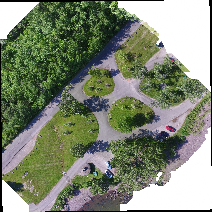
#> input picture Reconstruction layer/app/fixtures/orthophoto.tif, 212 x 212 px
$ python -i selection.py   (imports and definitions only)   (older library calls are emulated)
#> lines starting #> are read from the running program, lines starting #| are printed output that depends on the picture
"""Transparent, deterministic classical R1/R2 frame-selection experiment."""
from __future__ import annotations
import hashlib, json, shutil, time, csv, math
from pathlib import Path

SCHEMA_VERSION="phase6.selection.v1"
class SelectionError(RuntimeError): pass

def _sha(p): return hashlib.sha256(Path(p).read_bytes()).hexdigest()

ADAPTIVE_DEFAULTS = {
    "target_fps": 2.0, "min_feature_displacement": 12.0,
    "min_new_feature_ratio": 0.20, "min_useful_matches": 80,
    "min_features": 150, "max_gap_seconds": 2.0,
    "min_blur": 10.0, "max_clipped_ratio": 0.15,
    "proxy_width": 960,
}

# [64 lines left out: functions _adaptive_metrics, adaptive_select_frames, not called in this run]

def _diagnostic(path, previous=None, use_features=True):
#> called with use_features = True
    try:
        import cv2, numpy as np
        image=cv2.imread(str(path),cv2.IMREAD_GRAYSCALE)
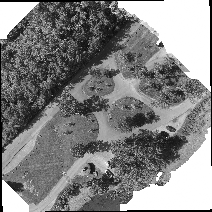
#> image: shape (212, 212); min 0, max 255, mean 131.5
        if image is None: raise ValueError('image decode failed')
        proxy=cv2.resize(image,(320,180),interpolation=cv2.INTER_AREA)
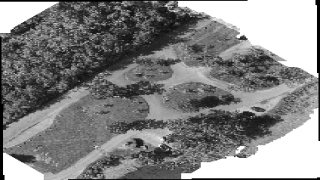
#> proxy: shape (180, 320); min 0, max 255, mean 131.4
        blur=float(cv2.Laplacian(proxy,cv2.CV_64F).var())
#> blur = 4060.6
        difference=None if previous is None else float(np.mean(np.abs(proxy.astype(np.float32)-previous.astype(np.float32))))
#> difference = None
        features=0; matches=None
        if use_features:
            orb=cv2.ORB_create(nfeatures=500); kp,des=orb.detectAndCompute(proxy,None); features=len(kp)
#> after `kp, des = orb.detectAndCompute(proxy, None)`: kp = 412 keypoints; strongest (x, y, size): (243, 36, 31), (245, 38, 31), (240, 38, 31), (237, 35, 31)
#> after `features = len(kp)`: features = 412
            if previous is not None:
                pk,pd=orb.detectAndCompute(previous,None)
                if des is not None and pd is not None:
                    ms=cv2.BFMatcher(cv2.NORM_HAMMING,crossCheck=True).match(des,pd); matches=len(ms)
        return {"blur_laplacian_variance":blur,"proxy_mean_absolute_difference":difference,"feature_count":features,"local_match_count":matches,"diagnostics_status":"measured","proxy_dimensions":[320,180]},proxy
    except Exception as e:
        return {"blur_laplacian_variance":None,"proxy_mean_absolute_difference":None,"feature_count":None,"local_match_count":None,"diagnostics_status":"uncertain","warning":str(e)},None

# [30 lines left out: function select_frames, not called in this run]

>>> result = _diagnostic('../Reconstruction layer/app/fixtures/orthophoto.tif')

$ run again, on Reconstruction layer/app/fixtures/tiny_drone_image_multispec.tif
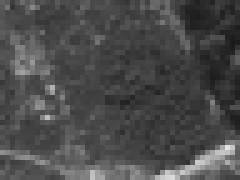
#> input picture Reconstruction layer/app/fixtures/tiny_drone_image_multispec.tif, 48 x 36 px (shown 5 times larger)
#> in _diagnostic, image is the input picture: shape (36, 48); min 27, max 226, mean 75.1
#> in _diagnostic, `proxy=cv2.resize(image,(320,180),interpolation=cv2.INTER_AREA)`:
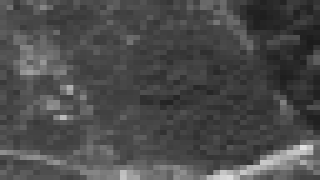
#> proxy: shape (180, 320); min 27, max 226, mean 75.1
#> blur = 198.1
#> difference = None
#> kp = 60 keypoints; strongest (x, y, size): (71, 86, 44.6), (71, 87, 64.3), (72, 85, 37.2), (71, 92, 53.6)
#> features = 60

$ run again, on Reconstruction layer/app/fixtures/tiny_drone_image.jpg
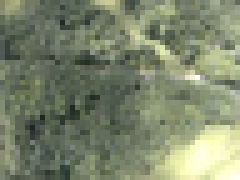
#> input picture Reconstruction layer/app/fixtures/tiny_drone_image.jpg, 48 x 36 px (shown 5 times larger)
#> in _diagnostic, `image=cv2.imread(str(path),cv2.IMREAD_GRAYSCALE)`:
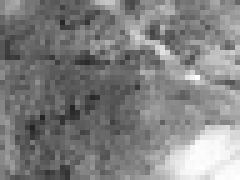
#> image: shape (36, 48) (shown 5 times larger); min 35, max 255, mean 128.4
#> in _diagnostic, `proxy=cv2.resize(image,(320,180),interpolation=cv2.INTER_AREA)`:
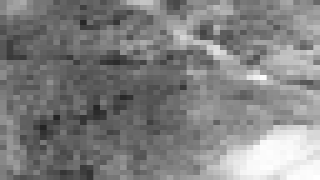
#> proxy: shape (180, 320); min 35, max 255, mean 128.4
#> blur = 271.9
#> difference = None
#> kp = 244 keypoints; strongest (x, y, size): (218, 46, 37.2), (221, 48, 37.2), (265, 76, 37.2), (217, 46, 44.6)
#> features = 244

$ run again, on Reconstruction layer/app/fixtures/tiny_drone_image_2.jpg
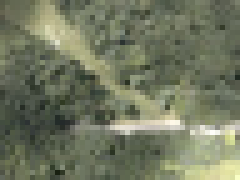
#> input picture Reconstruction layer/app/fixtures/tiny_drone_image_2.jpg, 48 x 36 px (shown 5 times larger)
#> in _diagnostic, `image=cv2.imread(str(path),cv2.IMREAD_GRAYSCALE)`:
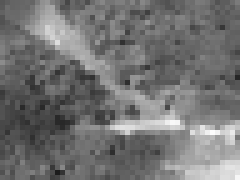
#> image: shape (36, 48) (shown 5 times larger); min 28, max 253, mean 115
#> in _diagnostic, `proxy=cv2.resize(image,(320,180),interpolation=cv2.INTER_AREA)`:
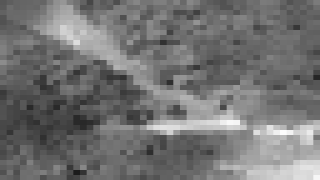
#> proxy: shape (180, 320); min 28, max 253, mean 115
#> blur = 263.4
#> difference = None
#> kp = 271 keypoints; strongest (x, y, size): (226, 108, 37.2), (220, 107, 44.6), (169, 83, 53.6), (221, 107, 53.6)
#> features = 271
